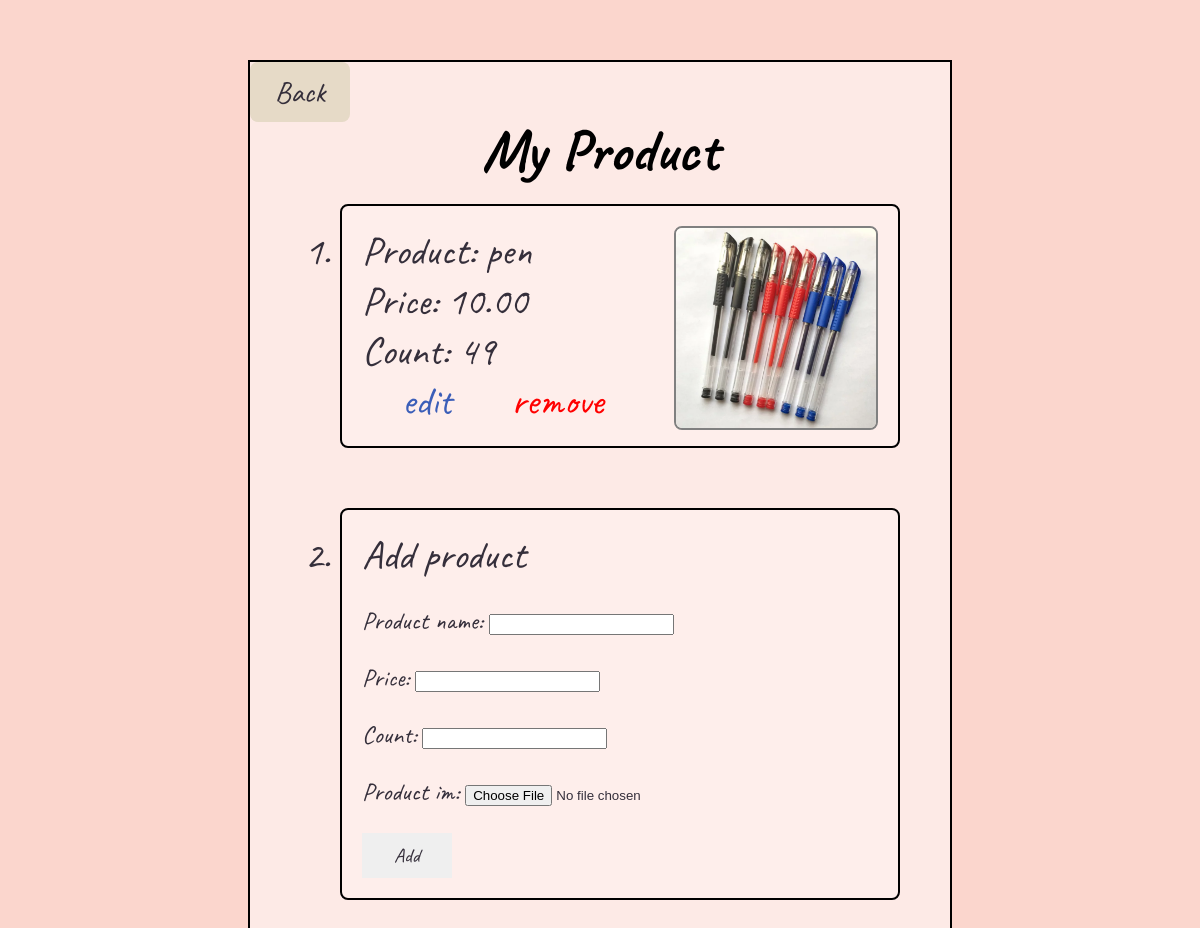
The app's page /myshop/shop/18/product/ with its own data.
### myshop/models.py (models this page shows, shortened)
class product(models.Model):
    shop = models.ForeignKey(shop_detail, on_delete=models.CASCADE, related_name = "prod", null=True)
    product_name = models.CharField(max_length=64)
    price = models.DecimalField(null=True, decimal_places=2, max_digits=8)
    product_im = models.ImageField(upload_to='images/')
    count = models.IntegerField(null=True)

### myshop/views.py (the view)
# urls.py: path('shop/<int:shop_id>/product/', views.product, name='product'),
def product(request,shop_id):
    s = shop_detail.objects.get(pk=shop_id)
    if request.method == 'POST':
        form = ProductForm(request.POST, request.FILES)
        if form.is_valid():
            newprod = form.save(commit=False)
            newprod.shop = s
            newprod.save()
    else:
        form = ProductForm()
    prod = pd.objects.filter(shop=s)
    return render(request, 'myshop/product.html', {'form' : form, 'product':prod, 'shop_id':shop_id})

### myshop/forms.py
class ProductForm(forms.ModelForm):
    class Meta:
        model = product
        fields = ['product_name', 'price', 'count', 'product_im']

### myshop/templates/myshop/product.html (shortened to what this page needs)
{% extends 'myshop/layout.html' %}
{% block body %}
<div class="conbox">
    <div class="back">
        <a href= "{% url 'myshop' shop_id %}"><p>Back</p></a>
    </div>
<div class="divproduct">
<h1>My Product</h1>
<ol>
    {% for p in product %}
    <li class="listpro">
        <img src="{{ p.product_im.url }}" class="productimg">
        Product: {{ p.product_name }}<br>
        Price: {{ p.price }}<br>
        Count: {{ p.count }}<br>
        <a href="{% url 'editprod' shop_id p.id %}" class="editpro">edit</a>
        <a href="{% url 'delprod' shop_id p.id %}" onclick="
        if (confirm('Are you sure to remove your product?')){
            return true;
        }
        else{
            event.stopPropagation();
            event.preventDefault();
        };" class="removepro">remove</a>
    </li>
    {% empty %}
    <ul><li>No Product</li></ul>
    {% endfor %}<br><br>
    <li class="listpro">Add product
        <form method = "post" enctype="multipart/form-data" class="addpro">
            {{ form.as_p }}
            <button type="submit">Add</button>
        </form>
    </li>
</ol>
</div>
</div>
{% endblock body %}

### myshop/templates/myshop/layout.html (style rules this page uses)
div { font-family: Caveat; }
.conbox { background-color: rgba(255,255,255,0.5); border: solid 2px black; width: 700px; height: auto; text-align: center; margin-left: auto; margin-right: auto; margin-top:60px; }
body { background-color: #FBD6CD; background-color:#FBD6CD; }
h1 { font-size:60px; text-align: center; }
a { text-decoration: none; color:#352F3B; }
li { font-size:40px; text-decoration: none; color:#352F3B; padding:6px; text-align: left; }
h1 { text-align: center; margin-top:0px; margin-bottom:0px; }
button { border: none; color: #352F3B; padding: 10px 32px; text-decoration: none; font-size: 20px; cursor: pointer; font-family: "Caveat" }
.back { background-color:#E6DAC7; width:100px; height:60px; font-size: 20px; margin-top:0px; cursor: pointer; position:absolute; font-size:30px; line-height: 0px; border-radius: 8px; }
.divproduct { width: 600px; padding:50px; }
.productimg { float:right; border-radius: 8px; border: solid 2px gray; object-fit: cover; width: 200px; height:200px; }
.listpro { border: solid 2px black; margin-bottom:20px; padding:20px; background-color: rgba(255,255,255,0.2); border-radius: 8px; }
.editpro { margin-right:50px; margin-left:40px; color:#3b5eb8; }
.removepro { color:red; }
.addpro { font-size:25px; }

### records on screen
product: product_im (picture), product_name "pen", price "10.00", count "49"
